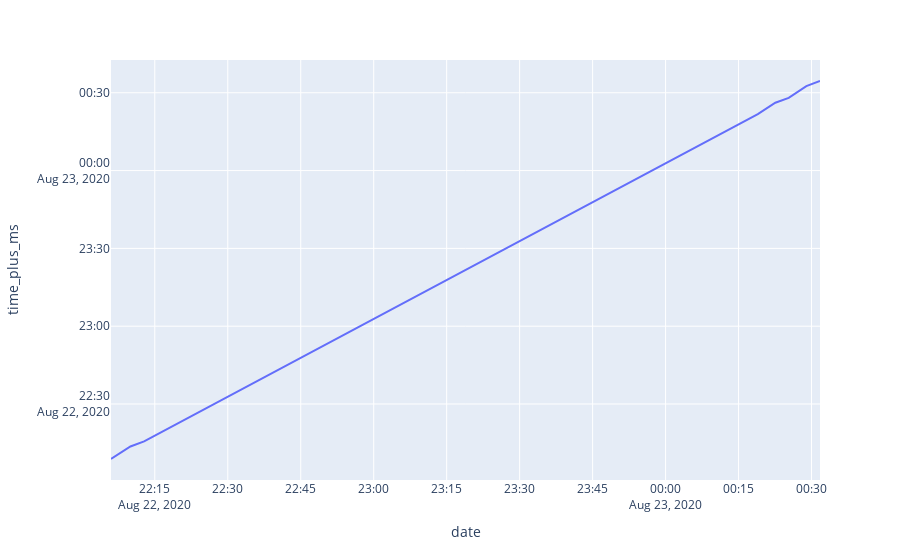

Notebook source saved alongside this figure:
### Code cell
py.offline.init_notebook_mode(connected=True)  
cs.tools.set_credentials_file(username='Mudi99', api_key='ttM0yUXO9HVbNqjKTqEn')
fig = px.line(sorted_list, x='date', y='time_plus_ms')
fig.show()

### Figure 1 — Plotly figure (JSON) as saved in the notebook; plotly's stock layout.template omitted (floating-point values rounded to 4 significant figures)
{"data": [{"hovertemplate": "date=%{x}<br>time_plus_ms=%{y}<extra></extra>", "legendgroup": "", "line": {"color": "#636efa", "dash": "solid"}, "mode": "lines", "name": "", "orientation": "v", "showlegend": false, "type": "scatter", "x": ["2020-08-23 00:31:44.437000+00:00", "2020-08-23 00:28:55.980000+00:00", "2020-08-23 00:25:18.492000+00:00", "2020-08-23 00:22:33.497000+00:00", "2020-08-23 00:18:57.663000+00:00", "2020-08-22 23:35:19.192000+00:00", "2020-08-22 22:15:32.616000+00:00", "2020-08-22 22:12:48.262000+00:00", "2020-08-22 22:09:59.796000+00:00", "2020-08-22 22:05:59.846000+00:00"], "xaxis": "x", "y": ["2020-08-23 00:34:32.455000+00:00", "2020-08-23 00:32:32.979000+00:00", "2020-08-23 00:28:02.384000+00:00", "2020-08-23 00:26:09.379000+00:00", "2020-08-23 00:21:45.681000+00:00", "2020-08-22 23:38:07.210000+00:00", "2020-08-22 22:18:16.508000+00:00", "2020-08-22 22:15:36.280000+00:00", "2020-08-22 22:13:36.795000+00:00", "2020-08-22 22:08:47.864000+00:00"], "yaxis": "y"}], "layout": {"legend": {"tracegroupgap": 0}, "margin": {"t": 60}, "xaxis": {"anchor": "y", "domain": [0, 1], "title": {"text": "date"}}, "yaxis": {"anchor": "x", "domain": [0, 1], "title": {"text": "time_plus_ms"}}}}
